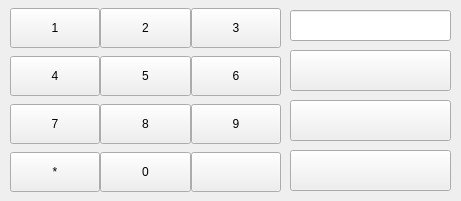
<?xml version="1.0" encoding="UTF-8"?>
<ui version="4.0">
 <class>Dialer</class>
 <widget class="QWidget" name="Dialer">
  <property name="geometry">
   <rect>
    <x>0</x>
    <y>0</y>
    <width>461</width>
    <height>201</height>
   </rect>
  </property>
  <property name="windowTitle">
   <string>Form</string>
  </property>
  <widget class="QWidget" name="gridLayoutWidget">
   <property name="geometry">
    <rect>
     <x>10</x>
     <y>0</y>
     <width>271</width>
     <height>202</height>
    </rect>
   </property>
   <layout class="QGridLayout" name="gridLayout">
    <property name="sizeConstraint">
     <enum>QLayout::SetNoConstraint</enum>
    </property>
    <property name="spacing">
     <number>0</number>
    </property>
    <item row="0" column="1">
     <widget class="QPushButton" name="pushButton_3">
      <property name="minimumSize">
       <size>
        <width>0</width>
        <height>40</height>
       </size>
      </property>
      <property name="text">
       <string>2</string>
      </property>
     </widget>
    </item>
    <item row="2" column="1">
     <widget class="QPushButton" name="pushButton_8">
      <property name="minimumSize">
       <size>
        <width>0</width>
        <height>40</height>
       </size>
      </property>
      <property name="text">
       <string>8</string>
      </property>
     </widget>
    </item>
    <item row="1" column="0">
     <widget class="QPushButton" name="pushButton_2">
      <property name="minimumSize">
       <size>
        <width>0</width>
        <height>40</height>
       </size>
      </property>
      <property name="text">
       <string>4</string>
      </property>
     </widget>
    </item>
    <item row="0" column="0">
     <widget class="QPushButton" name="pushButton">
      <property name="sizePolicy">
       <sizepolicy hsizetype="Preferred" vsizetype="Fixed">
        <horstretch>0</horstretch>
        <verstretch>0</verstretch>
       </sizepolicy>
      </property>
      <property name="minimumSize">
       <size>
        <width>0</width>
        <height>40</height>
       </size>
      </property>
      <property name="autoFillBackground">
       <bool>false</bool>
      </property>
      <property name="text">
       <string>1</string>
      </property>
     </widget>
    </item>
    <item row="1" column="1">
     <widget class="QPushButton" name="pushButton_4">
      <property name="minimumSize">
       <size>
        <width>0</width>
        <height>40</height>
       </size>
      </property>
      <property name="text">
       <string>5</string>
      </property>
     </widget>
    </item>
    <item row="3" column="1">
     <widget class="QPushButton" name="pushButton_11">
      <property name="minimumSize">
       <size>
        <width>0</width>
        <height>40</height>
       </size>
      </property>
      <property name="text">
       <string>0</string>
      </property>
     </widget>
    </item>
    <item row="2" column="0">
     <widget class="QPushButton" name="pushButton_7">
      <property name="minimumSize">
       <size>
        <width>0</width>
        <height>40</height>
       </size>
      </property>
      <property name="text">
       <string>7</string>
      </property>
     </widget>
    </item>
    <item row="0" column="2">
     <widget class="QPushButton" name="pushButton_5">
      <property name="minimumSize">
       <size>
        <width>0</width>
        <height>40</height>
       </size>
      </property>
      <property name="text">
       <string>3</string>
      </property>
     </widget>
    </item>
    <item row="3" column="0">
     <widget class="QPushButton" name="pushButton_12">
      <property name="minimumSize">
       <size>
        <width>0</width>
        <height>40</height>
       </size>
      </property>
      <property name="text">
       <string>*</string>
      </property>
     </widget>
    </item>
    <item row="1" column="2">
     <widget class="QPushButton" name="pushButton_6">
      <property name="minimumSize">
       <size>
        <width>0</width>
        <height>40</height>
       </size>
      </property>
      <property name="text">
       <string>6</string>
      </property>
     </widget>
    </item>
    <item row="2" column="2">
     <widget class="QPushButton" name="pushButton_9">
      <property name="minimumSize">
       <size>
        <width>0</width>
        <height>40</height>
       </size>
      </property>
      <property name="text">
       <string>9</string>
      </property>
     </widget>
    </item>
    <item row="3" column="2">
     <widget class="QPushButton" name="backSpaceButton">
      <property name="minimumSize">
       <size>
        <width>0</width>
        <height>40</height>
       </size>
      </property>
      <property name="cursor">
       <cursorShape>ArrowCursor</cursorShape>
      </property>
      <property name="text">
       <string/>
      </property>
      <property name="icon">
       <iconset resource="sources.qrc">
        <normaloff>:/icons/png/backspace/Icons/backspace.png</normaloff>:/icons/png/backspace/Icons/backspace.png</iconset>
      </property>
     </widget>
    </item>
   </layout>
  </widget>
  <widget class="QPushButton" name="phoneButton">
   <property name="geometry">
    <rect>
     <x>290</x>
     <y>50</y>
     <width>161</width>
     <height>41</height>
    </rect>
   </property>
   <property name="text">
    <string/>
   </property>
   <property name="icon">
    <iconset resource="sources.qrc">
     <normaloff>:/icons/png/phone/Icons/phone.png</normaloff>:/icons/png/phone/Icons/phone.png</iconset>
   </property>
   <property name="iconSize">
    <size>
     <width>30</width>
     <height>30</height>
    </size>
   </property>
  </widget>
  <widget class="QLineEdit" name="lineEdit">
   <property name="geometry">
    <rect>
     <x>290</x>
     <y>10</y>
     <width>161</width>
     <height>31</height>
    </rect>
   </property>
  </widget>
  <widget class="QPushButton" name="phoneButton_2">
   <property name="geometry">
    <rect>
     <x>290</x>
     <y>100</y>
     <width>161</width>
     <height>41</height>
    </rect>
   </property>
   <property name="text">
    <string/>
   </property>
   <property name="icon">
    <iconset resource="sources.qrc">
     <normaloff>:/icons/png/dialer/Icons/contacs.png</normaloff>:/icons/png/dialer/Icons/contacs.png</iconset>
   </property>
   <property name="iconSize">
    <size>
     <width>30</width>
     <height>30</height>
    </size>
   </property>
  </widget>
  <widget class="QPushButton" name="phoneButton_3">
   <property name="geometry">
    <rect>
     <x>290</x>
     <y>150</y>
     <width>161</width>
     <height>41</height>
    </rect>
   </property>
   <property name="text">
    <string/>
   </property>
   <property name="icon">
    <iconset resource="sources.qrc">
     <normaloff>:/icons/png/dialer/Icons/recentCalls.png</normaloff>:/icons/png/dialer/Icons/recentCalls.png</iconset>
   </property>
   <property name="iconSize">
    <size>
     <width>30</width>
     <height>30</height>
    </size>
   </property>
  </widget>
 </widget>
 <resources>
  <include location="sources.qrc"/>
 </resources>
 <connections/>
</ui>
